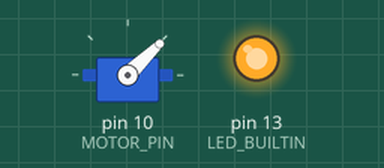
A sketch run on a simulated Arduino Uno, built with avr-gcc and run on an emulated ATmega328P. Shown: servo, output pins drawn as LEDs (lit = HIGH). Pins used as bus, display or sensor lines are not drawn; what the sketch prints to the serial monitor is not drawn.

Above: at 0.1 s.
At 5.2 s:
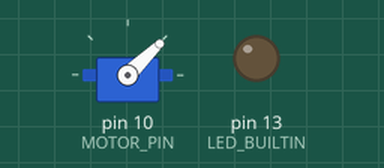
Timing chart, 0 to 6.7 s (numbered marks = the images above):
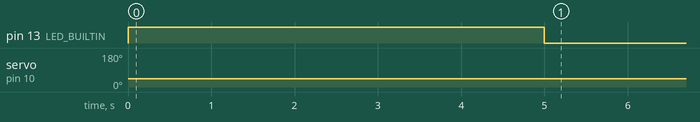

The sketch:

motor_control.ino
```cpp
/**@file motor_control.ino */
#include <Servo.h>
#include <SPI.h>

/** \def MOTOR_PIN
	The pin number of which the ESC data pin should be connected to.
*/
/** \def ESC_MAX
	Maximum PWM for ESC.
*/
/** \def ESC_MIN
	Minimum PWM for ESC for a neutral state.
*/
/** \def ESC_MAX_CAP
	A hard coded maximum PWM for the ESC.
	Adjust this to account for different loads.
*/
/** \def ESC_CALIBRATION_DELAY
	Time in ms before any PWM is sent to the motor on boot.
*/


#define MOTOR_PIN 10
#define ESC_MAX 2000
#define ESC_MAX_CAP 1300
#define ESC_MIN 1000
#define ESC_CALIBRATION_DELAY 5000

float PID_P = 0.005;	/**< Used for the proportional control in the PID controller. Adjust this as necessary */
float PID_I = 0.005;	/**< Used for the integral term in the PID controller. Adjust this as necessary */

Servo esc;	/** < Used to to send PWM signals to the ESC */

byte intermediateTargetSpeed = 0; /**< Used to smoothen speed changes */
byte targetSpeed = 0; /**< Set through SPI to define the target speed */
byte lastEncoderVal = 0; /**< Set through SPI for encoder feedback, used by PID controller */

float lastPWM = 0; /**< Used to check the state of motor and to handle the ESC safety measures described in \ref loop "loop()"*/
float errorSum = 0; /**< Used with the integral term in the PID controller */

/**
	\brief A function for setting the motor PWM from a percentage value.

	This function is used to convert a percentage into a PWM signal in the valid range.

	dutyCycle == 0.0 => standing still \n
	0.0 < dutyCycle < 1.0 => driving forward \n
	dutyCycle == 1.0 => driving forward full speed \n
*/
void setMotorPWM(float dutyCycle)
{
  if (dutyCycle < 0){
    dutyCycle = 0.0f;
  }else if (dutyCycle > 1) {
    dutyCycle = 1.0f;
  }

  int pwm = (ESC_MIN + (ESC_MAX_CAP - ESC_MIN) * dutyCycle);
  if (pwm > ESC_MAX_CAP) {
    pwm = ESC_MAX_CAP;
  }

  esc.writeMicroseconds(pwm);

  lastPWM = dutyCycle;
}

/**
	\brief A function for setting up the SPI communication using interrupts.
*/
void startSPI()
{
  SPCR |= (1 << SPE) | (1 << SPIE); //SPI control register ,enable spi interrupt and spi
  SPSR |= (1 << SPIF); //SPI status register
  SPI.attachInterrupt();
  pinMode(MOSI, INPUT);

  Serial.println("Spi set up!");
}

/**
	\brief An interrupt handler for SPI communication.
*/
ISR(SPI_STC_vect)
{
  //Serial.println("SPI interrupt");
  byte spi_in = SPDR;//SPI.transfer(0);
  if(spi_in & 0x80){
    // Assume cm/s
    lastEncoderVal = spi_in & (~0x80);
  }else{
    // Assume cm/s
    targetSpeed = spi_in;
  }
}

/**
	\brief A function for setting up communication with the ESC.
*/
void setupAndCallibrateESC()
{
  esc.attach(MOTOR_PIN);  // Attach servo to pin

  esc.writeMicroseconds(ESC_MIN);  // Send minimum signal value for calibration

  // Start ESC before this step
  // Wait for ESC to acknowledge signal
  delay(ESC_CALIBRATION_DELAY);
}

/**
	\brief Ardunino setup function. Runs once when the board is started.
*/
void setup()
{
  // initialize digital pin LED_BUILTIN as an output.
  pinMode(LED_BUILTIN, OUTPUT);

  digitalWrite(LED_BUILTIN, HIGH); // LED is on when setting up motor
  setupAndCallibrateESC();
  digitalWrite(LED_BUILTIN, LOW); // LED is off when setup is complete

  setMotorPWM(0.01f);
  delay(100);
  setMotorPWM(0.0f);
  delay(100);
  Serial.begin(9600);
  Serial.println("Serial started");
  startSPI();
}

unsigned long time_last;	/**< Used by the program to calculate time difference */

int iterationsFromStop = 0;	/**< Used for handling ESC safety measures and avoiding noisy data from SPI */

/**
	\brief Arduino loop function. Runs over and over, until the Arduino is turned off. Starts after the \ref setup "setup()" has finished.

	This loop can be configured in the source code to do one of two things:
	1. Calculate a PID signal used for setting the target PWM signal, so that the car maintains a set speed.
	2. Translate the given target speed into a target PWM signal, in case the PID parameters are not set up properly.

	The PWM signal sent to the motor is a signal that is incremented or decremented each step to try and become equal to the set target PWM. This makes the motor run more smoothly and reduces the wear-out time.

	The ESC has a specific case where if the PWM is set to something higher than the neutral value (somewhere between 1000 and 1100) and the motor can't turn due to some load and friction, the ESC will set the motor PWM to neutral by itself to avoid tear. To be able to start the motor again, you have to send the ESC a neutral PWM for a few milliseconds, and then continue with your higher values. This is taken care of in the loop as well.
*/
void loop()
{
  /*
	The ESC has some safety measures implemented.
	In the given case, we have to set the pwm to 0 before we can set it to anything else.
   */
  if(targetSpeed > 0 &&
    lastEncoderVal == 0 &&
    lastPWM != 0){
        if(iterationsFromStop <= 10){
          ++iterationsFromStop;
        }else{
          setMotorPWM(0);
          Serial.println("Stopping to reenable the motor!");
          delay(500);
          iterationsFromStop = 0;
        }
  }else{
    iterationsFromStop = 0;
  }

  if(time_last == 0){
    time_last = millis();
    return;
  }

  /*
	  Enable this block of code to read target speed from the serial interface (e.g. serial monitor in Arduino studio)
  */
  /* TO ENABLE, SET A / BEFORE /*, REMOVE TO DISABLE
  if (Serial.available()){
    int input = Serial.parseInt();
    targetSpeed = input;
  }
  //*/

  unsigned long time_new = millis();
  float timeDiffS = ((float)(time_new-time_last))/1000;

  for(int i = 0; i < 2; ++i){
    if(intermediateTargetSpeed < targetSpeed){
      ++intermediateTargetSpeed;
    }else if(intermediateTargetSpeed > targetSpeed){
      --intermediateTargetSpeed;
    }
  }

  /*
	PID controlling
   */
  float error = ((float)(intermediateTargetSpeed  - lastEncoderVal));
  errorSum += error*timeDiffS;

  int errorSumMax = (1.5f/PID_I);
  if(errorSum > errorSumMax){
    errorSum = errorSumMax;
  }else if(errorSum < 0){
    errorSum = 0;
  }

  /*
    Switch between these lines if PID is wanted or not
   */
  float targetPWM = ((float)intermediateTargetSpeed)/100.0f; // NO PID
  //targetPWM = error*PID_P  + ((errorSum)*PID_I);     // PID

  setMotorPWM(targetPWM);

  time_last = time_new;

  delay(20);
}
```
